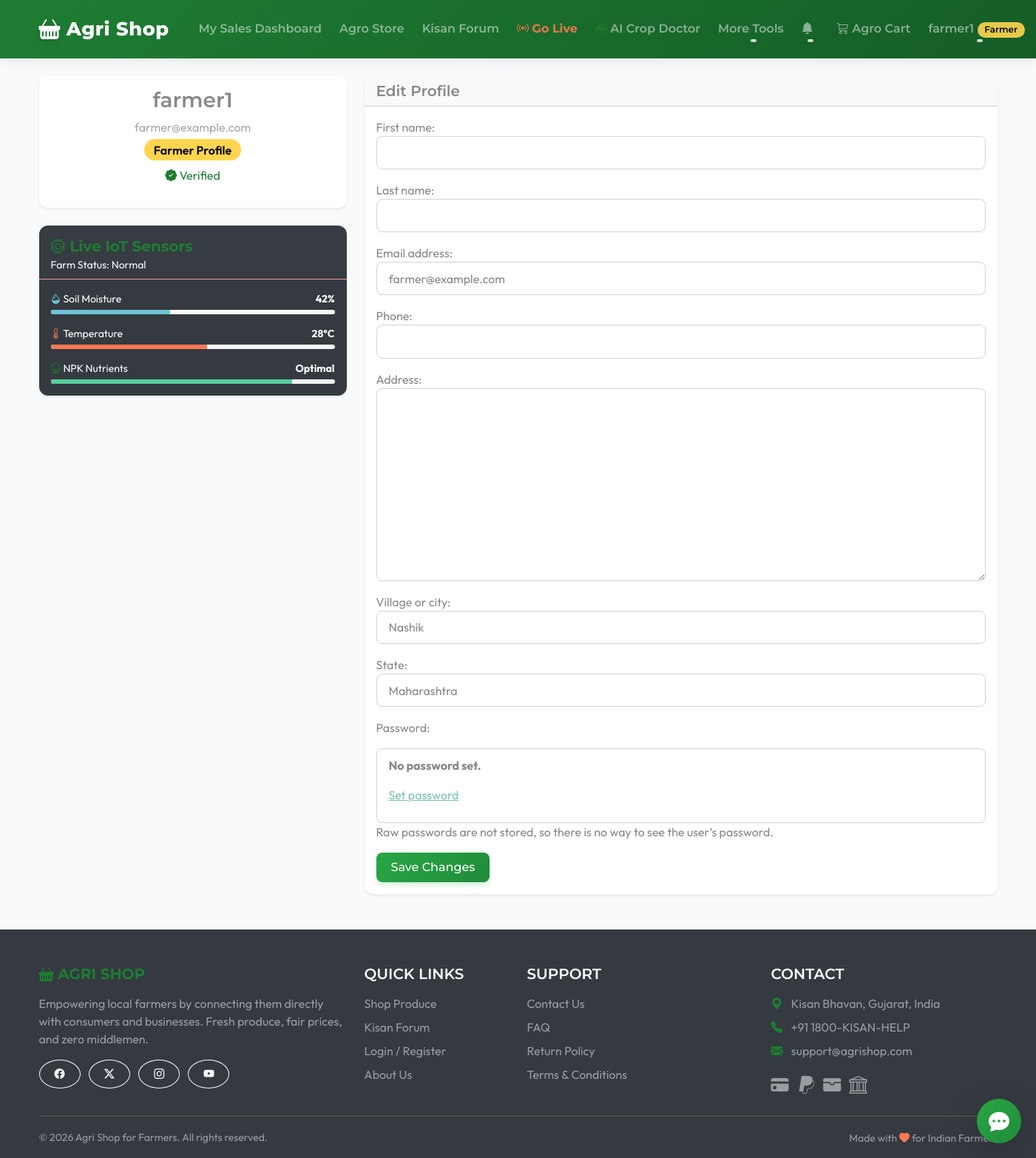
The page /accounts/profile/ (signed in) on the database its author committed.
### accounts/models.py (models this page shows, shortened)
class User(AbstractUser):
    class Role(models.TextChoices):
        FARMER = 'FARMER', 'Farmer'
        BUYER = 'BUYER', 'Buyer'
        BUSINESS_BUYER = 'BUSINESS_BUYER', 'Business Buyer'
        AGRO_DEALER = 'AGRO_DEALER', 'Agro Dealer'
    role = models.CharField(max_length=20, choices=Role.choices, default=Role.BUYER)
    phone = models.CharField(max_length=15, blank=True)
    address = models.TextField(blank=True)
    village_or_city = models.CharField(max_length=100, blank=True)
    state = models.CharField(max_length=50, blank=True)
    is_verified_farmer = models.BooleanField(default=False)

### accounts/views.py (the view)
# urls.py: path('profile/', views.profile_view, name='profile'),
@login_required
def profile_view(request):
    if request.method == 'POST':
        form = CustomUserChangeForm(request.POST, instance=request.user)
        if form.is_valid():
            form.save()
            messages.success(request, 'Profile updated successfully!')
            return redirect('profile')
    else:
        form = CustomUserChangeForm(instance=request.user)
    return render(request, 'accounts/profile.html', {'form': form})

### accounts/forms.py
class CustomUserChangeForm(UserChangeForm):
    class Meta:
        model = User
        fields = ('first_name', 'last_name', 'email', 'phone', 'address', 'village_or_city', 'state')
    def __init__(self, *args, **kwargs):
        super().__init__(*args, **kwargs)
        for field in self.fields.values():
            field.widget.attrs.update({'class': 'form-control'})

### templates/accounts/profile.html (shortened to what this page needs)
{% extends 'base.html' %}
{% block content %}
<div class="row mt-4">
    <div class="col-md-4">
        <div class="card shadow-sm mb-4">
            <div class="card-body text-center">
                <h3 class="card-title">{{ user.get_full_name|default:user.username }}</h3>
                <p class="text-muted mb-1">{{ user.email }}</p>
                <div class="mb-3">
                    {% if user.role == 'FARMER' %}
                        <span class="badge rounded-pill farmer-badge fs-6">Farmer Profile</span>
                        {% if user.is_verified_farmer %}
                            <div class="text-success mt-2"><i class="bi bi-patch-check-fill"></i> Verified</div>
                        {% endif %}
                    {% elif user.role == 'BUSINESS_BUYER' %}
                        <span class="badge rounded-pill bg-warning text-dark fs-6">Business Buyer</span>
                    {% elif user.role == 'AGRO_DEALER' %}
                        <span class="badge rounded-pill bg-dark text-white fs-6"><i class="bi bi-shop"></i> Agro Dealer</span>
                    {% else %}
                        <span class="badge rounded-pill bg-info fs-6">Buyer</span>
                    {% endif %}
                </div>
            </div>
        </div>
        {% if user.role == 'FARMER' %}
        <div class="card shadow-sm mt-4 border-0 bg-dark text-white">
            <div class="card-header border-bottom border-secondary pb-2 pt-3">
                <h5 class="mb-0 fw-bold text-success"><i class="bi bi-cpu"></i> Live IoT Sensors</h5>
                <small class="text-light">Farm Status: Normal</small>
            </div>
            <div class="card-body p-3">
                <div class="mb-3">
                    <div class="d-flex justify-content-between mb-1">
                        <small><i class="bi bi-droplet-half text-info"></i> Soil Moisture</small>
                        <small class="fw-bold">42%</small>
                    </div>
                    <div class="progress" style="height: 6px;">
                        <div class="progress-bar bg-info" role="progressbar" style="width: 42%;" aria-valuenow="42" aria-valuemin="0" aria-valuemax="100"></div>
                    </div>
                </div>
                <div class="mb-3">
                    <div class="d-flex justify-content-between mb-1">
                        <small><i class="bi bi-thermometer-half text-danger"></i> Temperature</small>
                        <small class="fw-bold">28°C</small>
                    </div>
                    <div class="progress" style="height: 6px;">
                        <div class="progress-bar bg-danger" role="progressbar" style="width: 55%;" aria-valuenow="55" aria-valuemin="0" aria-valuemax="100"></div>
                    </div>
                </div>
                <div class="mb-0">
                    <div class="d-flex justify-content-between mb-1">
                        <small><i class="bi bi-cloud-haze text-success"></i> NPK Nutrients</small>
                        <small class="fw-bold">Optimal</small>
                    </div>
                    <div class="progress" style="height: 6px;">
                        <div class="progress-bar bg-success" role="progressbar" style="width: 85%;" aria-valuenow="85" aria-valuemin="0" aria-valuemax="100"></div>
                    </div>
                </div>
            </div>
        </div>
        {% endif %}
    </div>
    <div class="col-md-8">
        <div class="card shadow-sm">
            <div class="card-header bg-light">
                <h5 class="mb-0">Edit Profile</h5>
            </div>
            <div class="card-body">
                <form method="post">
                    {{ form.as_p }}
                    <button type="submit" class="btn btn-success">Save Changes</button>
                </form>
            </div>
        </div>
    </div>
</div>
{% endblock %}

### templates/base.html (shortened to what this page needs)
<!DOCTYPE html>
<html lang="en">
<head>
    <link href="https://cdn.jsdelivr.net/npm/bootswatch@5.3.3/dist/minty/bootstrap.min.css" rel="stylesheet">
    <link rel="stylesheet" href="https://cdn.jsdelivr.net/npm/bootstrap-icons@1.11.3/font/bootstrap-icons.min.css">
    {% load static %}
    <link rel="stylesheet" href="{% static 'css/style.css' %}">
</head>
<body>
    <nav class="navbar navbar-expand-lg navbar-dark bg-primary mb-4">
        <div class="container">
            <a class="navbar-brand" href="/">
                <i class="bi bi-basket-fill"></i> Agri Shop
            </a>
            <div class="collapse navbar-collapse" id="navbarNav">
                <ul class="navbar-nav me-auto">
                    {% if user.is_authenticated and user.role == 'FARMER' %}
                    <li class="nav-item">
                        <a class="nav-link" href="{% url 'farmer_sales' %}">My Sales Dashboard</a>
                    </li>
                    <li class="nav-item">
                        <a class="nav-link" href="{% url 'agro_store' %}">Agro Store</a>
                    </li>
                    <li class="nav-item">
                        <a class="nav-link" href="{% url 'forum_list' %}">Kisan Forum</a>
                    </li>
                    <li class="nav-item">
                        <a class="nav-link text-danger fw-bold" href="{% url 'start_live' %}"><i class="bi bi-broadcast"></i> Go Live</a>
                    </li>
                    <li class="nav-item">
                        <a class="nav-link" href="{% url 'crop_doctor' %}"><i class="bi bi-robot text-success"></i> AI Crop Doctor</a>
                    </li>
                    <li class="nav-item dropdown">
                        <a class="nav-link dropdown-toggle" href="#" role="button" data-bs-toggle="dropdown">
                            More Tools
                        </a>
                    </li>
                    {% endif %}
                </ul>
                <ul class="navbar-nav ms-auto mb-2 mb-lg-0 align-items-center">
                    {% if user.is_authenticated %}
                    <li class="nav-item dropdown me-2">
                        <a class="nav-link dropdown-toggle position-relative" href="#" id="notifDropdown" role="button" data-bs-toggle="dropdown">
                            <i class="bi bi-bell-fill"></i>
                        </a>
                    </li>
                    {% if user.role == 'FARMER' %}
                    <li class="nav-item">
                        <a class="nav-link" href="{% url 'agro_cart_view' %}">
                            <i class="bi bi-cart3"></i> Agro Cart
                        </a>
                    </li>
                    {% elif user.role != 'AGRO_DEALER' %}
                    <li class="nav-item">
                        <a class="nav-link" href="{% url 'cart_view' %}">
                            <i class="bi bi-cart3"></i> Cart
                        </a>
                    </li>
                    {% endif %}
                    <li class="nav-item dropdown">
                        <a class="nav-link dropdown-toggle" href="#" id="navbarDropdown" role="button" data-bs-toggle="dropdown">
                            {{ user.username }}
                            {% if user.role == 'FARMER' %}
                                <span class="badge rounded-pill farmer-badge">Farmer</span>
                            {% elif user.role == 'BUSINESS_BUYER' %}
                                <span class="badge rounded-pill bg-warning text-dark">Business</span>
                            {% endif %}
                        </a>
                    </li>
                    {% endif %}
                </ul>
            </div>
        </div>
    </nav>
    <div class="container">
        {% block content %}
        {% endblock content %}
    </div>
    <footer class="bg-dark text-white pt-5 pb-3 mt-5">
        <div class="container">
            <div class="row">
                <div class="col-lg-4 col-md-6 mb-4 mb-md-0">
                    <h5 class="text-uppercase text-success fw-bold mb-3">
                        <i class="bi bi-basket-fill"></i> Agri Shop
                    </h5>
                    <p class="text-white-50">
                        Empowering local farmers by connecting them directly with consumers and businesses. Fresh produce, fair prices, and zero middlemen.
                    </p>
                    <div class="mt-3">
                        <a href="#" class="btn btn-outline-light btn-sm rounded-circle me-2"><i class="bi bi-facebook"></i></a>
                        <a href="#" class="btn btn-outline-light btn-sm rounded-circle me-2"><i class="bi bi-twitter-x"></i></a>
                        <a href="#" class="btn btn-outline-light btn-sm rounded-circle me-2"><i class="bi bi-instagram"></i></a>
                        <a href="#" class="btn btn-outline-light btn-sm rounded-circle"><i class="bi bi-youtube"></i></a>
                    </div>
                </div>
                <div class="col-lg-2 col-md-6 mb-4 mb-md-0">
                    <h5 class="text-uppercase mb-3 text-white">Quick Links</h5>
                    <ul class="list-unstyled mb-0">
                        <li class="mb-2"><a href="/" class="text-white-50 text-decoration-none hover-white">Shop Produce</a></li>
                        <li class="mb-2"><a href="{% url 'forum_list' %}" class="text-white-50 text-decoration-none hover-white">Kisan Forum</a></li>
                        <li class="mb-2"><a href="{% url 'login' %}" class="text-white-50 text-decoration-none hover-white">Login / Register</a></li>
                        <li class="mb-2"><a href="{% url 'about_us' %}" class="text-white-50 text-decoration-none hover-white">About Us</a></li>
                    </ul>
                </div>
                <div class="col-lg-3 col-md-6 mb-4 mb-md-0">
                    <h5 class="text-uppercase mb-3 text-white">Support</h5>
                    <ul class="list-unstyled mb-0">
                        <li class="mb-2"><a href="{% url 'contact_us' %}" class="text-white-50 text-decoration-none hover-white">Contact Us</a></li>
                        <li class="mb-2"><a href="{% url 'faq' %}" class="text-white-50 text-decoration-none hover-white">FAQ</a></li>
                        <li class="mb-2"><a href="{% url 'return_policy' %}" class="text-white-50 text-decoration-none hover-white">Return Policy</a></li>
                        <li class="mb-2"><a href="{% url 'terms' %}" class="text-white-50 text-decoration-none hover-white">Terms & Conditions</a></li>
                    </ul>
                </div>
                <div class="col-lg-3 col-md-6 mb-4 mb-md-0">
                    <h5 class="text-uppercase mb-3 text-white">Contact</h5>
                    <ul class="list-unstyled mb-3 text-white-50">
                        <li class="mb-2"><i class="bi bi-geo-alt-fill me-2 text-success"></i> Kisan Bhavan, Gujarat, India</li>
                        <li class="mb-2"><i class="bi bi-telephone-fill me-2 text-success"></i> +91 1800-KISAN-HELP</li>
                        <li class="mb-2"><i class="bi bi-envelope-fill me-2 text-success"></i> support@agrishop.com</li>
                    </ul>
                    <div class="mt-2 text-white-50">
                        <i class="bi bi-credit-card-fill fs-4 me-2"></i>
                        <i class="bi bi-paypal fs-4 me-2"></i>
                        <i class="bi bi-wallet-fill fs-4 me-2"></i>
                        <i class="bi bi-bank fs-4"></i>
                    </div>
                </div>
            </div>
            <hr class="mt-4 mb-3 border-secondary">
            <div class="row align-items-center">
                <div class="col-md-6 text-center text-md-start">
                    <p class="text-white-50 small mb-0">&copy; 2026 Agri Shop for Farmers. All rights reserved.</p>
                </div>
                <div class="col-md-6 text-center text-md-end mt-2 mt-md-0">
                    <span class="text-white-50 small">Made with <i class="bi bi-heart-fill text-danger"></i> for Indian Farmers</span>
                </div>
            </div>
        </div>
    </footer>
    <div class="toast-container position-fixed bottom-0 end-0 p-3">
    </div>
    <div id="aiChatbotWidget" style="position: fixed; bottom: 20px; right: 20px; z-index: 9999;" class="notranslate" translate="no">
        <button id="toggleChatBtn" class="btn btn-success rounded-circle shadow-lg d-flex align-items-center justify-content-center" style="width: 60px; height: 60px; float: right;">
            <i class="bi bi-chat-dots-fill fs-3"></i>
        </button>
    </div>
</body>
</html>

### static/css/style.css (style rules this page uses)
body { font-family: 'Outfit', sans-serif; background-color: #f8fafc; color: #1e293b; }
.navbar { background: linear-gradient(135deg, #1e7d32 0%, #155d27 100%) !important; box-shadow: 0 4px 12px rgba(30, 125, 50, 0.15); padding: 1rem 0; }
.navbar-brand { font-weight: 700; letter-spacing: 0.5px; font-size: 1.5rem; }
.card { border: none; border-radius: 12px; box-shadow: 0 4px 6px -1px rgba(0, 0, 0, 0.05), 0 2px 4px -1px rgba(0, 0, 0, 0.03); transition: transform 0.2s ease, box-shadow 0.2s ease; overflow: hidden; background: #ffffff; }
.btn { border-radius: 8px; font-weight: 500; padding: 0.5rem 1.25rem; transition: all 0.2s; }
.btn-success { background: linear-gradient(135deg, #28a745 0%, #208b3a 100%); border: none; box-shadow: 0 4px 6px rgba(40, 167, 69, 0.2); }
.badge { padding: 0.4em 0.8em; font-weight: 500; border-radius: 6px; }
h1, h2, h3, h4, h5, h6 { font-weight: 600; color: #0f172a; }
.text-success { color: #1e7d32 !important; }
.form-control, .form-select { border-radius: 8px; border: 1px solid #cbd5e1; padding: 0.6rem 1rem; }

### templates/base.html (style rules this page uses)
.farmer-badge { background-color: #ffd54f; color: #000; font-weight: 600; }
.navbar { box-shadow: 0 4px 15px rgba(0,0,0,0.08); padding-top: 0.8rem; padding-bottom: 0.8rem; }
.navbar-brand { font-weight: 800; font-size: 1.6rem; letter-spacing: 0.5px; display: flex; align-items: center; gap: 8px; }
.navbar-brand i { font-size: 1.8rem; text-shadow: 0 2px 6px rgba(0,0,0,0.15); }
.nav-link { font-weight: 600; position: relative; margin-right: 8px; padding: 8px 4px; transition: all 0.3s ease; opacity: 0.9; white-space: nowrap; }
.nav-link::after { content: ''; position: absolute; width: 0; height: 3px; bottom: 2px; left: 50%; background-color: rgba(255, 255, 255, 0.8); transition: all 0.3s ease; transform: translateX(-50%); border-radius: 4px; }
body { top: 0 !important; }

### rows shown on the page
User: username "farmer1", get_full_name "farmer1", email "farmer@example.com", village_or_city "Nashik", state "Maharashtra"
